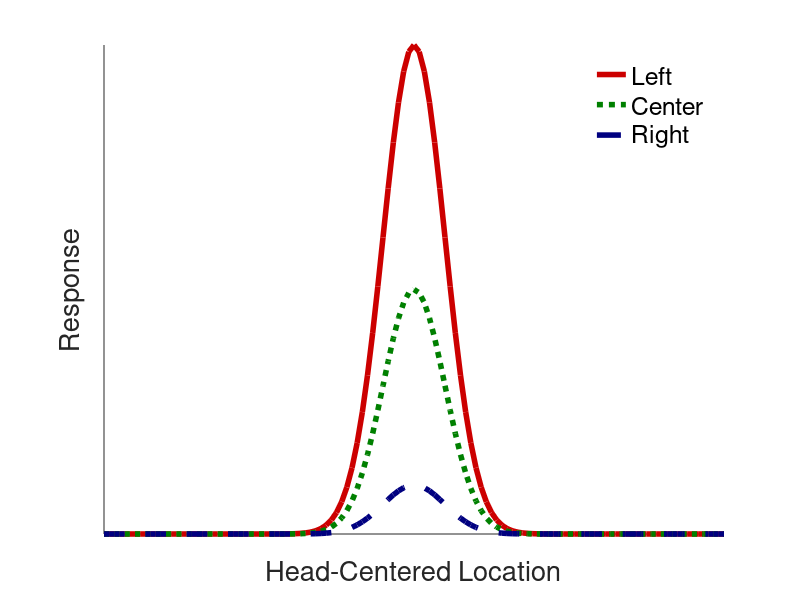

Source code (MATLAB): (Note: this script raises an error after producing the figure.)


%% Reference frame
%{
figure;
hold on

E=180;
R=180;

% head-centered
plot([-E/2 E/2], 10-[-E/2 E/2],'g','LineWidth',3,'Color',[0 0.5 0]);

% eye-centered
plot([-E/2 E/2], [-40 -40],'b','LineWidth',3,'Color',[0 0 0.5]);
%plot([-E/2 E/2], [-5 -5],'b');

% head-centered
plot([-E/2 E/2], -40-[-E/2 E/2],'g','LineWidth',3,'Color',[0 0.5 0]);

xlim([-E/2 E/2]);
ylim([-R/2 R/2]);
axis square
box on

hYLabel = ylabel('Retinal Location (deg)');
hXLabel = xlabel('Eye Position (deg)');


%}

%% reference frames

H=-60:1:60;

%eye
E = [-30 0 30];

sigma = 6;
response_r1 = exp((-(H-0).^2)./(2*sigma^2));
response_r2 = response_r1*0.5
response_r3 = response_r2*0.2

%response_r1 = exp((-(H-(-30)).^2)./(2*sigma^2));
%response_r2 = exp((-(H-(-0)).^2)./(2*sigma^2))*0.5
%response_r3 = exp((-(H-(30)).^2)./(2*sigma^2))*0.2

figure
hold on



%plot(H,response_r1,'+','MarkerSize',10,'Color',[0.8 0 0]);
%plot(H,response_r2,'o','MarkerSize',10,'Color',[0 0.5 0]);
%plot(H,response_r3,'*','MarkerSize',10,'Color',[0 0 0.5]);

plot(H,response_r1,'-','LineWidth',4,'Color',[0.8 0 0]);
plot(H,response_r2,':','LineWidth',4,'Color',[0 0.5 0]);
plot(H,response_r3,'--','LineWidth',4,'Color',[0 0 0.5]);

axis tight

hYLabel = ylabel('Response');
hXLabel = xlabel('Head-Centered Location');
%hLegend = legend('-30^\circ Fixation','0^\circ Fixation','30^\circ Fixation');
hLegend = legend('Left','Center','Right');

legend('boxoff');
set([hYLabel hXLabel], 'FontSize', 20);
set([gca hLegend], 'FontSize', 18);

set(gca,'YTick',[],'XTick',[])

YLim([-0.1 1])